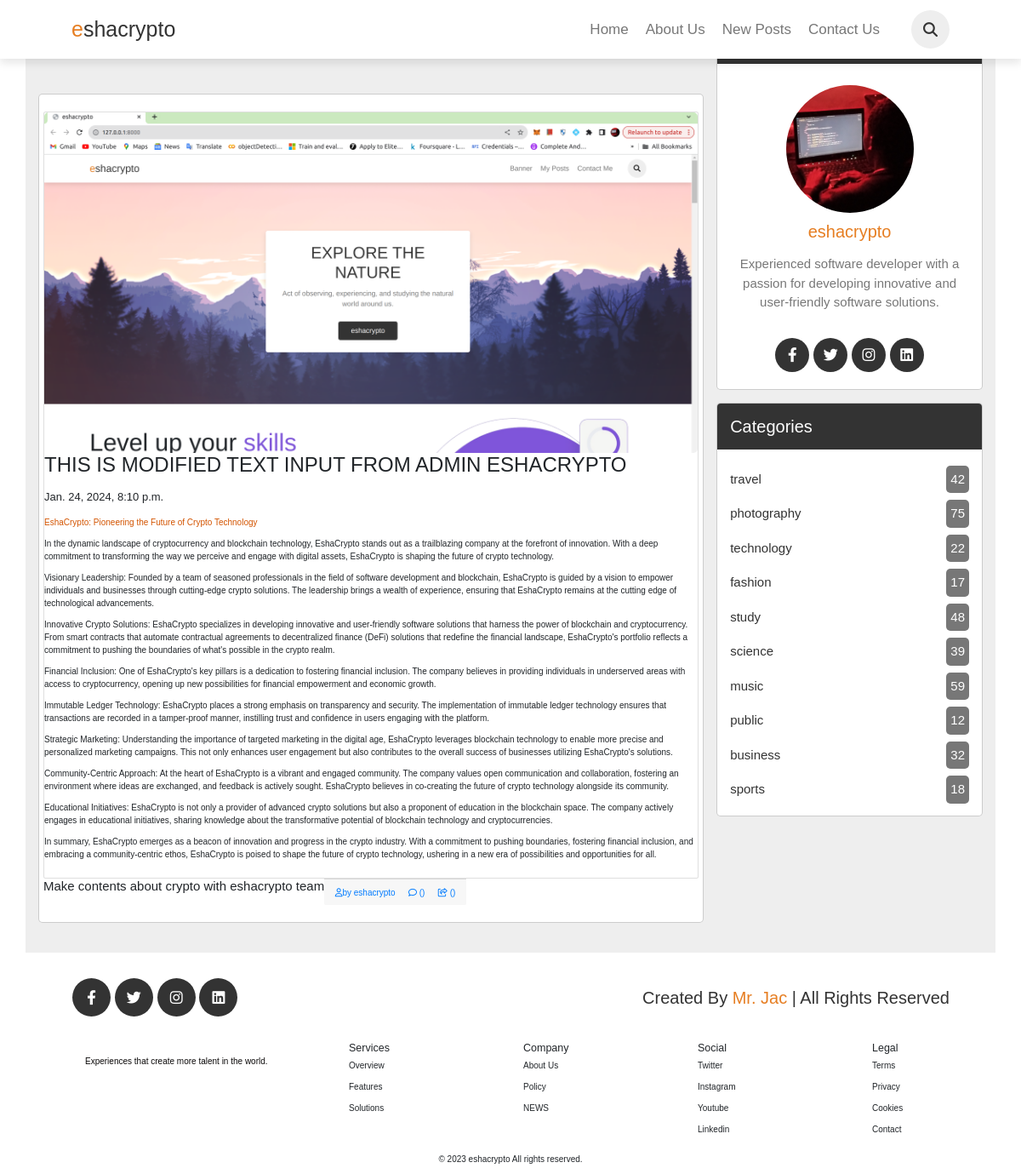
Screenshot of /Post/10 with the database file from the repository.
### posts/models.py (models this page shows)
class Post(AbstractModel):
    image = models.ImageField(upload_to='jacsblog/uploaded')
    title = RichTextField()
    body =  RichTextField()
    created_at = models.DateTimeField(default = datetime.now, blank=True)
    objects = PostManager()

### posts/views.py (the view)
# urls.py: path('Post/<str:pk>', views.post_details, name='post_details')
def post_details(request, pk):
    posts = Post.objects.get(id=pk)
    return render(request, 'post.html', {'posts' : posts})

### posts/templates/post.html (shortened to what this page needs)
{% load bootstrap4 %}
<!DOCTYPE html>
<html lang="en">
<head>
    {% bootstrap_css %}
    <link rel="stylesheet"
        href="{% static 'https://cdnjs.cloudflare.com/ajax/libs/font-awesome/5.15.3/css/all.min.css' %}">
    <link rel="stylesheet" href="https://cdnjs.cloudflare.com/ajax/libs/font-awesome/5.15.4/css/all.min.css">
    <link rel="stylesheet" href="{% static 'https://cdnjs.cloudflare.com/ajax/libs/font-awesome/5.15.3/css/all.min.css' %}">
    <link rel="stylesheet" href="https://stackpath.bootstrapcdn.com/bootstrap/4.5.2/css/bootstrap.min.css">
    <link rel="stylesheet" type="text/css" href="{% static '/css/style.css' %}">
</head>
<body>
    <header class="header">
        <a href="index.html" class="logo"><span>e</span>shacrypto</a>
        <nav class="navbar">
            <a href="#banner">Home</a>
            <a href="#AboutUs">About us</a>
            <a href="#posts">new posts</a>
            <a href="#contact">contact us</a>
        </nav>
        <div class="icons">
            <i class="fas fa-search" id="search-icon"></i>
        </div>
    </header>
    <main>
        <section class="container">
            <div style="margin-top: 9rem;" class="posts-container">
                <div class="post">
                    <div class="row">
                            <div class="card">
                                    <img src="{{posts.image.url}}" alt="images" class="image">
                                    <h1 style="font-size: x-large; font: bold;">{{posts.title | safe}}</h1>
                                    <h3 style="font-size: small;">{{posts.created_at}}</h3>
                                    <p style="font-size: 24px;">{{posts.body | safe}}</p>
                            </div>
                            <div><h4>Make contents about crypto with eshacrypto team </h4></div>
                            <div class="card-footer">
                                <a href="#" class="card-link"><i class="far fa-user"></i><span>by eshacrypto</span></a>
                                <a href="#" class="card-link"><i class="far fa-comment"></i> ()</a>
                                <a href="#" class="card-link"><i class="far fa-share-square"></i> ()</a>
                            </div>
                        </div>
                    </div>
                </div>
            <div class="sidebar">
                <div class="box">
                    <h3 class="title">about us</h3>
                    <div class="about">
                        <img src="{% static 'images/user.jpg' %}" alt="">
                        <h3>eshacrypto</h3>
                        <p>Experienced software developer with a passion for developing innovative and user-friendly software solutions.</p>
                        <div  class="follow">
                            <a href="https://www.facebook.com/jackson.ndege.374/" target="_blank" class="fab fa-facebook-f"></a>
                            <a href="https://twitter.com/Ndegejack12" target="_blank" class="fab fa-twitter"></a>
                            <a href="https://instagram.com/ndege376?utm_source=qr&igshid=NGExMmI2YTkyZg%3D%3D" target="_blank" class="fab fa-instagram"></a>
                            <a href="https://www.linkedin.com/in/jackson-ndege-70b15a21b/" target="_blank" class="fab fa-linkedin"></a>
                        </div>
                    </div>
                </div>
                <div class="box">
                    <h3 class="title">categories</h3>
                    <div class="category">
                        <a href="#"> travel <span>42</span></a>
                        <a href="#"> photography <span>75</span> </a>
                        <a href="#"> technology <span>22</span> </a>
                        <a href="#"> fashion <span>17</span> </a>
                        <a href="#"> study <span>48</span> </a>
                        <a href="#"> science <span>39</span> </a>
                        <a href="#"> music <span>59</span> </a>
                        <a href="#"> public <span>12</span> </a>
                        <a href="#"> business <span>32</span> </a>
                        <a href="#"> sports <span>18</span> </a>
                    </div>
                </div>
            </div>
        </section>
        <section class="footer">
            <div class="follow">
                <a href="#" class="fab fa-facebook-f"></a>
                <a href="#" class="fab fa-twitter"></a>
                <a href="#" class="fab fa-instagram"></a>
                <a href="#" class="fab fa-linkedin"></a>
            </div>
            <div class="credit">created by <span>mr. jac</span> | all rights reserved</div>
        </section>
    </main>
    <footer class="Footer">
        <div class="container_fluid">
            <div class="row rew">
                <div class="col-12 col-sm-12 col-md-12 col-lg-4 col-xl-4 col-xxl-4 gap">
                    <p class="common" style="padding-left: 100px; color: rgb(11, 9, 9);">Experiences that create more talent in the world.</p>
                </div>
                <div class="col-12 col-sm-12 col-md-12 col-lg-8 col-xl-8 col-xxl-8">
                    <div class="row rew">
                        <div class="col-12 col-sm-12 col-md-6 col-lg-3 col-xl-3 col-xxl-3 gap">
                            <h5 class="common fHead">Services</h5>
                            <p class="common">Overview</p>
                            <p class="common">Features</p>
                            <p class="common">Solutions</p>
                        </div>
                        <div class="col-12 col-sm-12 col-md-6 col-lg-3 col-xl-3 col-xxl-3 gap">
                            <h5 class="common fHead">Company</h5>
                            <p class="common">About Us</p>
                            <p class="common">Policy</p>
                            <p class="common">NEWS</p>
                        </div>
                        <div class="col-12 col-sm-12 col-md-6 col-lg-3 col-xl-3 col-xxl-3 gap">
                            <h5 class="common fHead">Social</h5>
                            <p class="common">Twitter</p>
                            <p class="common">Instagram</p>
                            <p class="common">Youtube</p>
                            <p class="common">Linkedin</p>
                        </div>
                        <div class="col-12 col-sm-12 col-md-6 col-lg-3 col-xl-3 col-xxl-3 gap">
                            <h5 class="common fHead">Legal</h5>
                            <p class="common">Terms</p>
                            <p class="common">Privacy</p>
                            <p class="common">Cookies</p>
                            <p class="common">Contact</p>
                        </div>
                    </div>
                </div>
            </div>
        </div>
        <div class="CopyR">
            <p class="common" style="text-align: center; margin-top: 10px;">© 2023 eshacrypto All rights reserved.</p>
        </div>
    </footer>
</body>
</html>

### posts/static/css/style.css (style rules this page uses)
:root { --orange:#e67e22; --black:#333; --light-color:#777; --border:.1rem solid rgba(0,0,0,.2); --box-shadow:0 .5rem 1rem rgba(0,0,0,.1); }
* { margin:0; padding:0; box-sizing: border-box; outline: none; border:none; text-decoration: none; font-family: Verdana, Geneva, Tahoma, sans-serif; font-weight: lighter; }
html { font-size: 62.5%; overflow-x: hidden; scroll-behavior: smooth; scroll-padding-top: 6rem; }
section { padding:2rem 7%; }
.header { position: fixed; top:0; left:0; right:0; z-index: 1000; background: #fff; box-shadow: var(--box-shadow); display: flex; align-items: center; padding:1.2rem 7%; }
.header .logo { color:var(--black); font-size: 2.5rem; margin-right: auto; }
.header .logo span { color:var(--orange); }
.header .navbar a { color:var(--light-color); margin-right: 2rem; font-size: 1.7rem; text-transform: capitalize; }
.header .icons i { height:4.5rem; line-height:4.5rem; width:4.5rem; text-align: center; color:var(--black); background:#eee; border-radius: 50%; margin-left: .7rem; font-size: 1.7rem; cursor: pointer; }
.container { display: grid; grid-template-columns: 2.5fr 1fr; gap:1.5rem; background:#eee; }
.container .posts-container .post { width:100%; padding:2rem; background:#fff; border:var(--border); border-radius: .5rem; margin-bottom: 1.5rem; }
.container .posts-container .post .image { height: 40rem; width:100%; border-radius: .5rem; object-fit: cover; }
.container .sidebar .box { border:var(--border); border-radius: .5rem; overflow:hidden; background:#fff; margin-bottom: 1.5rem; }
.container .sidebar .box .title { padding:1.5rem; font-size: 2rem; color:#fff; background:var(--black); text-transform: capitalize; }
.container .sidebar .box .about { text-align: center; padding:1rem 1.5rem; }
.container .sidebar .box .about img { height: 15rem; width: 15rem; border-radius: 50%; object-fit: cover; margin:1rem 0; }
.container .sidebar .box .about h3 { color:var(--orange); font-size: 2rem; }
.container .sidebar .box .about p { color:var(--light-color); font-size: 1.5rem; line-height: 1.5; padding:1rem; }
.container .sidebar .box .about .follow { padding:1rem 0; }
.container .sidebar .box .about .follow a { height: 4rem; line-height: 4rem; width: 4rem; border-radius: 50%; background:var(--black); color:#fff; font-size: 1.7rem; margin:0 .1rem; }
.fab { font-family: "Font Awesome 5 Brands"; }
.container .sidebar .box .category { padding:1rem 1.5rem; }
.container .sidebar .box .category a { padding:.4rem 0; font-size: 1.5rem; color:var(--black); display: flex; align-items: center; justify-content: space-between; }
.container .sidebar .box .category a span { background:var(--light-color); color:#fff; border-radius: .5rem; padding:.5rem; }
.footer { display: flex; align-items: center; justify-content: space-between; }
.footer .credit { text-transform: capitalize; font-size: 2rem; color:var(--black); padding: 1rem 0; }
.footer .credit span { color:var(--orange); }
.footer .follow { padding: 1rem 0; }
.footer .follow a { height:4.5rem; line-height:4.5rem; width:4.5rem; border-radius: 50%; font-size: 1.7rem; background:var(--black); color:#fff; margin:0 .1rem; text-align: center; }

### rows the page displays
Post: image (picture), title "THIS IS MODIFIED TEXT INPUT FROM ADMIN ESHACRYPTO", created_at "Jan. 24, 2024, 8:10 p.m.", body "EshaCrypto: Pioneering the Future of Crypto Technology In the dynamic landscape of cryptocurrency and blockchain technology, EshaCrypto stands out as a trailblazing company at the forefront of innovation. With a deep commitment to transforming the way we perceive and engage with digital assets, EshaCrypto is shaping the future of crypto technology. Visionary Leadership: Founded by a team of seasoned professionals in the field of software development and blockchain, EshaCrypto is guided by a vision to empower individuals and businesses through cutting-edge crypto solutions. The leadership brings a wealth of experience, ensuring that EshaCrypto remains at the cutting edge of technological…"
